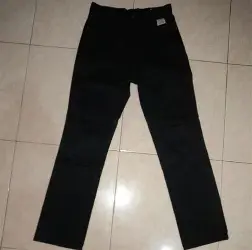
#> input picture ai/deteksi-atribut-ai/new_samples/celana_hitam11.webp, 252 x 250 px; its folder holds only this picture in this run
$ python label_tool.py
#> lines starting #> are read from the running program, lines starting #| are printed output that depends on the picture; after the words box and inside, x2 and y2 are one past the last pixel; in counts of white or black regions, pixels touching at a corner belong together
"""
label_tool.py — Tool Bantu Labeling Gambar untuk Dataset YOLO
==============================================================
Script ini membuka gambar satu per satu dari folder 'new_samples/',
lalu kamu bisa menggambar bounding box dan memilih kelas atribut
untuk setiap objek yang ada di gambar.

CARA PAKAI:
1. Taruh foto-foto baru kamu di folder:  new_samples/
2. Jalankan:  python label_tool.py
3. Di setiap gambar:
   - Klik & drag untuk menggambar kotak (bounding box)
   - Pilih nomor kelas (0-9) sesuai daftar
   - Tekan 's' untuk SAVE & next image
   - Tekan 'z' untuk UNDO kotak terakhir
   - Tekan 'n' untuk SKIP (next tanpa save)
   - Tekan 'q' untuk QUIT
4. Hasil otomatis disimpan ke SIPMA-3/train/images/ dan SIPMA-3/train/labels/
5. Setelah selesai labeling, jalankan:  python train_model.py

DAFTAR KELAS:
   0: celana_benar
   1: celana_salah
   2: kemeja_benar
   3: kemeja_salah
   4: kerudung_benar
   5: kerudung_salah
   6: nametag_ada
   7: rok_benar
   8: rok_salah
   9: sabuk_ada
"""

import sys
import shutil
from pathlib import Path

import cv2
import numpy as np


# ──────────────────────────────────────────────────────────────
#  KONFIGURASI
# ──────────────────────────────────────────────────────────────
BASE_DIR = Path(__file__).resolve().parent
NEW_SAMPLES_DIR = BASE_DIR / "new_samples"
DATASET_DIR = BASE_DIR / "SIPMA-3"
TRAIN_IMAGES_DIR = DATASET_DIR / "train" / "images"
TRAIN_LABELS_DIR = DATASET_DIR / "train" / "labels"

# Daftar kelas (HARUS sesuai urutan di data.yaml)
CLASS_NAMES = [
    "celana_benar",     # 0
    "celana_salah",     # 1
    "kemeja_benar",     # 2
    "kemeja_salah",     # 3
    "kerudung_benar",   # 4
    "kerudung_salah",   # 5
    "nametag_ada",      # 6
    "rok_benar",        # 7
    "rok_salah",        # 8
    "sabuk_ada",        # 9
]

# Warna per kelas untuk visualisasi
CLASS_COLORS = [
    (0, 180, 0),       # celana_benar - hijau
    (0, 0, 200),       # celana_salah - merah
    (0, 220, 0),       # kemeja_benar - hijau
    (0, 0, 220),       # kemeja_salah - merah
    (0, 200, 0),       # kerudung_benar - hijau
    (0, 0, 180),       # kerudung_salah - merah
    (200, 200, 0),     # nametag_ada - cyan
    (0, 200, 0),       # rok_benar - hijau
    (0, 0, 200),       # rok_salah - merah
    (200, 200, 0),     # sabuk_ada - cyan
]

IMAGE_EXTENSIONS = {".jpg", ".jpeg", ".png", ".bmp", ".webp"}
WINDOW_NAME = "Label Tool - Klik & Drag untuk Bounding Box"


# ──────────────────────────────────────────────────────────────
#  GLOBAL STATE
# ──────────────────────────────────────────────────────────────
drawing = False
start_x, start_y = -1, -1
current_x, current_y = -1, -1
boxes = []           # list of (class_id, x1, y1, x2, y2)
current_class = 2    # default: kemeja_benar
original_image = None


# [24 lines left out: function mouse_callback, not called in this run]


def draw_ui(image: np.ndarray) -> np.ndarray:
    """Gambar UI: boxes yang sudah dibuat + guide."""
    display = image.copy()
    img_h, img_w = display.shape[:2]

    # Gambar semua box yang sudah disimpan
    for i, (cls_id, x1, y1, x2, y2) in enumerate(boxes):
        color = CLASS_COLORS[cls_id]
        cv2.rectangle(display, (x1, y1), (x2, y2), color, 2)
        label = f"{i}: {CLASS_NAMES[cls_id]}"
        cv2.putText(display, label, (x1, y1 - 5),
                    cv2.FONT_HERSHEY_SIMPLEX, 0.5, color, 1)

    # Gambar box yang sedang di-drag
    if drawing:
        cv2.rectangle(display, (start_x, start_y), (current_x, current_y),
                      (255, 255, 0), 1)

    # Panel info di atas
    panel_h = 35
    overlay = display.copy()
    cv2.rectangle(overlay, (0, 0), (img_w, panel_h), (0, 0, 0), -1)
    cv2.addWeighted(overlay, 0.7, display, 0.3, 0, display)

    info = (f"Kelas aktif: [{current_class}] {CLASS_NAMES[current_class]}  |  "
            f"Box: {len(boxes)}  |  "
            f"s=Save  z=Undo  n=Skip  q=Quit  0-9=Pilih kelas")
    cv2.putText(display, info, (5, 22),
                cv2.FONT_HERSHEY_SIMPLEX, 0.42, (255, 255, 255), 1)

    return display


# [27 lines left out: function save_annotation, not called in this run]


def main():
    global current_class, boxes, original_image

    # ── Cek folder new_samples ──
    if not NEW_SAMPLES_DIR.exists():
        NEW_SAMPLES_DIR.mkdir(parents=True)
        print(f"📁 Folder '{NEW_SAMPLES_DIR}' telah dibuat.")
        print(f"   Taruh foto-foto sample baru kamu di folder tersebut,")
        print(f"   lalu jalankan ulang script ini.")
        return

    # ── Cari semua gambar di new_samples ──
    images = sorted([
        f for f in NEW_SAMPLES_DIR.iterdir()
        if f.suffix.lower() in IMAGE_EXTENSIONS
    ])

    if not images:
        print(f"❌ Tidak ada gambar di folder '{NEW_SAMPLES_DIR}'.")
        print(f"   Taruh foto-foto sample (.jpg, .png, dll) di folder tersebut.")
        return

    print("=" * 60)
    print("  LABEL TOOL — Tambah Sample ke Dataset YOLO")
    print("=" * 60)
    print(f"  Gambar ditemukan: {len(images)}")
    print()
    print("  DAFTAR KELAS (tekan angka untuk memilih):")
    for i, name in enumerate(CLASS_NAMES):
        print(f"    {i}: {name}")
    print()
    print("  KONTROL:")
    print("    Klik & Drag = Gambar bounding box")
    print("    0-9         = Pilih kelas atribut")
    print("    s           = Save & next image")
    print("    z           = Undo box terakhir")
    print("    n           = Skip image (next)")
    print("    q           = Quit")
    print("=" * 60)

    # ── Pastikan folder tujuan ada ──
    TRAIN_IMAGES_DIR.mkdir(parents=True, exist_ok=True)
    TRAIN_LABELS_DIR.mkdir(parents=True, exist_ok=True)

    # ── Hapus label cache agar YOLO baca ulang ──
    cache_file = DATASET_DIR / "train" / "labels.cache"
    if cache_file.exists():
        cache_file.unlink()
        print("[INFO] labels.cache dihapus (akan di-regenerasi saat training)")

    cv2.namedWindow(WINDOW_NAME, cv2.WINDOW_NORMAL)
    cv2.setMouseCallback(WINDOW_NAME, mouse_callback)

    saved_count = 0

    for idx, img_path in enumerate(images):
        print(f"\n── Gambar {idx + 1}/{len(images)}: {img_path.name} ──")

        original_image = cv2.imread(str(img_path))
#> original_image is the input picture: shape (250, 252, 3); mean B, G, R 93.6, 102, 108.6
        if original_image is None:
            print(f"  ⚠️ Gagal membaca gambar, skip.")
            continue

        # Resize untuk tampilan jika terlalu besar
        img_h, img_w = original_image.shape[:2]
#> img_h = 250; img_w = 252
        max_display = 900
        if max(img_h, img_w) > max_display:
            scale = max_display / max(img_h, img_w)
            original_image = cv2.resize(original_image,
                                        (int(img_w * scale), int(img_h * scale)))
            print(f"  📐 Diresize ke {original_image.shape[1]}x{original_image.shape[0]} untuk tampilan")

        boxes = []
        current_class = 2  # default: kemeja_benar

        while True:
            display = draw_ui(original_image)
#> in draw_ui, `cv2.rectangle(overlay, (0, 0), (img_w, panel_h), (0, 0, 0), -1)`:
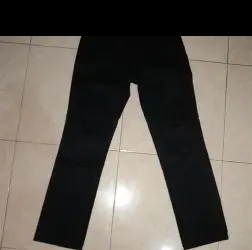
#> overlay: shape (250, 252, 3); 14.39% of pixels changed, all inside (x1, y1, x2, y2) = (0, 0, 252, 36)
#> in draw_ui, `cv2.putText(display, info, (5, 22), cv2.FONT_HERSHEY_SIMPLEX, 0.42, (2..`:
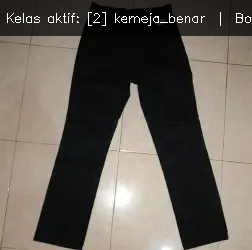
#> display: shape (250, 252, 3); mean B, G, R 87.5, 94.9, 100.7
            cv2.imshow(WINDOW_NAME, display)

            key = cv2.waitKey(30) & 0xFF
#> (key q is pressed here)

            # Angka 0-9 → pilih kelas
            if ord('0') <= key <= ord('9'):
                current_class = key - ord('0')
                print(f"  🔄 Kelas aktif: [{current_class}] {CLASS_NAMES[current_class]}")

            # 's' → Save & next
            elif key == ord('s'):
                if boxes:
                    save_annotation(img_path, original_image)
                    saved_count += 1
                    print(f"  ✅ SAVED! ({saved_count} gambar total)")
                else:
                    print(f"  ⚠️ Belum ada box, tidak disave.")
                break

            # 'z' → Undo
            elif key == ord('z'):
                if boxes:
                    removed = boxes.pop()
                    print(f"  ↩️ Undo: {CLASS_NAMES[removed[0]]}")
                else:
                    print(f"  ⚠️ Tidak ada box untuk di-undo.")

            # 'n' → Skip
            elif key == ord('n'):
                print(f"  ⏭️ Skipped.")
                break

            # 'q' → Quit
            elif key == ord('q'):
                print(f"\n[INFO] Keluar. Total disave: {saved_count} gambar.")
                cv2.destroyAllWindows()
                if saved_count > 0:
                    print(f"\n{'=' * 60}")
                    print(f"  ✅ {saved_count} gambar berhasil ditambahkan ke dataset!")
                    print(f"  📁 Lokasi: {TRAIN_IMAGES_DIR}")
                    print(f"")
                    print(f"  LANGKAH SELANJUTNYA:")
                    print(f"    python train_model.py")
                    print(f"  untuk melatih ulang model dengan data baru.")
                    print(f"{'=' * 60}")
                return

    cv2.destroyAllWindows()

    print(f"\n{'=' * 60}")
    print(f"  SELESAI! {saved_count}/{len(images)} gambar berhasil dilabel & disimpan.")
    print(f"  📁 Gambar: {TRAIN_IMAGES_DIR}")
    print(f"  📁 Label:  {TRAIN_LABELS_DIR}")
    print(f"")
    if saved_count > 0:
        print(f"  LANGKAH SELANJUTNYA:")
        print(f"    python train_model.py")
        print(f"  untuk melatih ulang model dengan data baru.")
    print(f"{'=' * 60}")


if __name__ == "__main__":
    main()

$ run again, on ai/deteksi-atribut-ai/new_samples/celana_hitam15.webp
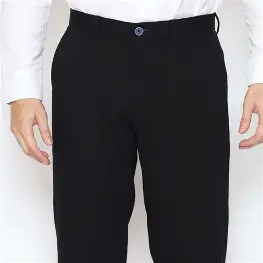
#> input picture ai/deteksi-atribut-ai/new_samples/celana_hitam15.webp, 263 x 263 px
#> in main, original_image is the input picture: shape (263, 263, 3); mean B, G, R 111, 108.8, 110.9
#> in draw_ui, `cv2.rectangle(overlay, (0, 0), (img_w, panel_h), (0, 0, 0), -1)`:
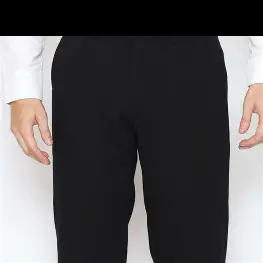
#> overlay: shape (263, 263, 3); 13.68% of pixels changed, all inside (x1, y1, x2, y2) = (0, 0, 263, 36)
#> in draw_ui, `cv2.putText(display, info, (5, 22), cv2.FONT_HERSHEY_SIMPLEX, 0.42, (2..`:
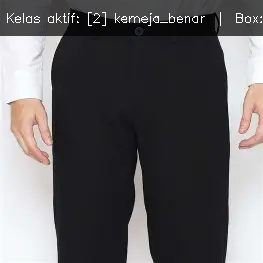
#> display: shape (263, 263, 3); mean B, G, R 95.4, 93.5, 95.6
